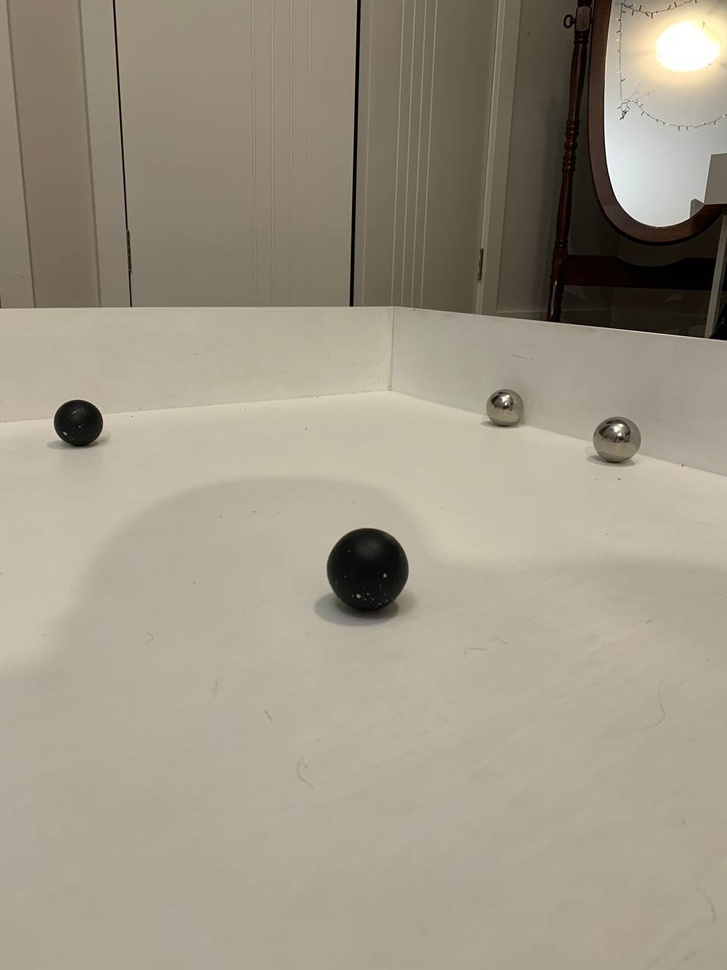
#> input picture Pashmam Code/Internationals 2022/blob.jpg, 727 x 970 px, shrunk from 960 x 1280 before the run, given in place of the camera
$ python circle.py
#> lines starting #> are read from the running program, lines starting #| are printed output that depends on the picture; after the words box and inside, x2 and y2 are one past the last pixel; in counts of white or black regions, pixels touching at a corner belong together; long printed decimals are rounded
from curses import raw
import cv2
import numpy as np
from time import sleep

cap = cv2.VideoCapture(0)

while True:
    _ , raw_image = cap.read()
#> raw_image is the input picture: shape (970, 727, 3); mean B, G, R 134.8, 150.5, 158.6
    raw_image = cv2.rotate(raw_image, cv2.ROTATE_90_CLOCKWISE)
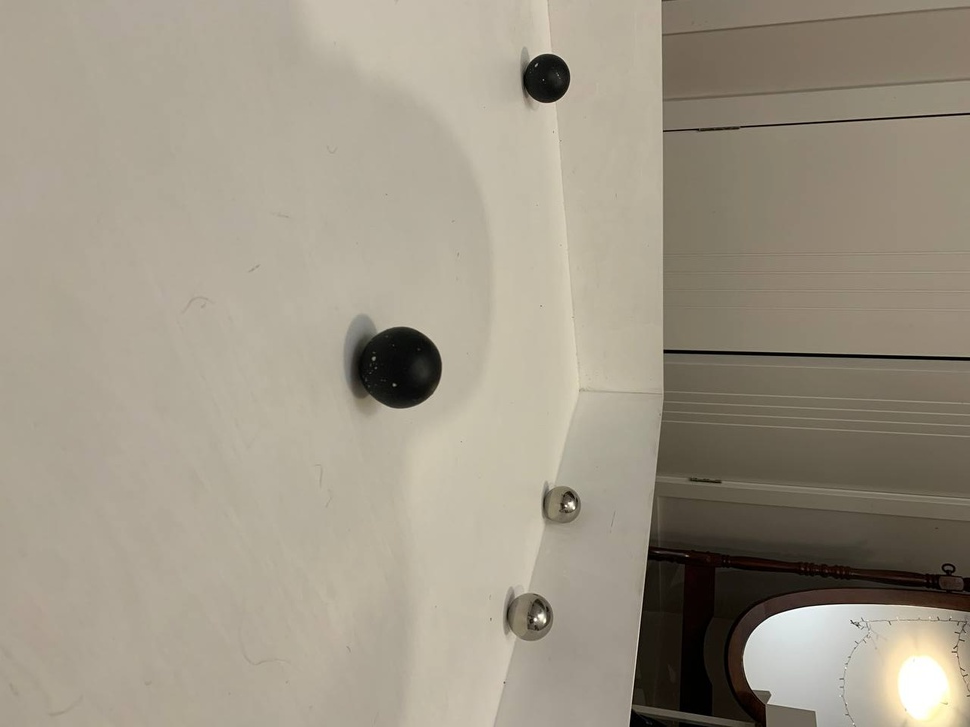
#> raw_image: shape (727, 970, 3); mean B, G, R 134.8, 150.5, 158.6
    try:
        #blared = cv2.GaussianBlur(raw_image,(21,21),0)
            #adjusting the picture
        alpha =1.5
        beta = 50
        #raw_image = cv2. addWeighted(raw_image, alpha, np.zeros(raw_image.shape, raw_image.dtype), gamma=1.2, beta=beta)
        gray = cv2.cvtColor(raw_image, cv2.COLOR_RGB2GRAY)
        gray = cv2.medianBlur(gray, 9)
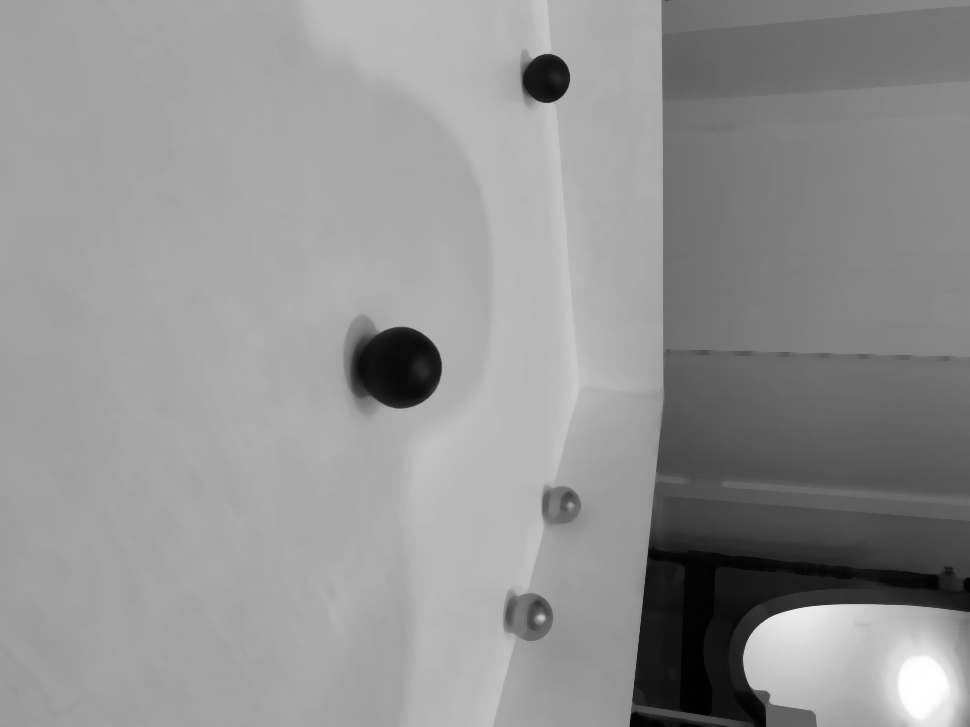
#> gray: shape (727, 970); min 1, max 255, mean 147
        cv2.imshow("gray",gray)
        circles = cv2.HoughCircles(gray, cv2.HOUGH_GRADIENT, 1, 20, param1=110, param2=28, minRadius=8, maxRadius=120)
#> circles = [[399.5, 367.5, 41], [794.5, 661.5, 51.5], [526.5, 617.5, 25.7], [545.5, 79.5, 22.7], [561.5, 504.5, 18.3]]
        detected_circles = np.round(circles[0,:]).astype("int")
#> detected_circles = [[400, 368, 41], [794, 662, 52], [526, 618, 26], [546, 80, 23], [562, 504, 18]]
        detected_circles = sorted(detected_circles , key = lambda v: [v[1], v[1]],reverse=True)
#> detected_circles = [[794, 662, 52], [526, 618, 26], [562, 504, 18], [400, 368, 41], [546, 80, 23]]
        print(detected_circles)
#| [array([794, 662,  52]), array([526, 618,  26]), array([562, 504,  18]), array([400, 368,  41]), array([546,  80,  23])]
        i = 0
        for (x, y ,r) in detected_circles:
            i+=1
            #print(y)
            cv2.circle(raw_image, (x, y), r, (0, 0, 0), 3)
            cv2.putText(raw_image, "#{}".format(i), (x , y), cv2.FONT_HERSHEY_SIMPLEX,1.0, (255, 255, 255), 2)
            aproximate_distance = 1 / (((2.6441*(10**-4))*y)-0.012871)
            print("dis ", aproximate_distance)
            print("Y Val ",y)
#> this loop made 5 passes
#> (x, y, r, aproximate_distance) on passes 1 to 5: (794, 662, 52, 6.17), (526, 618, 26, 6.64), (562, 504, 18, 8.31), (400, 368, 41, 11.84), (546, 80, 23, 120.7)
#| dis  6.166
#| Y Val  662
#| dis  6.643
#| Y Val  618
#| dis  8.306
#| Y Val  504
#| dis  11.844
#| Y Val  368
#| dis  120.747
#| Y Val  80
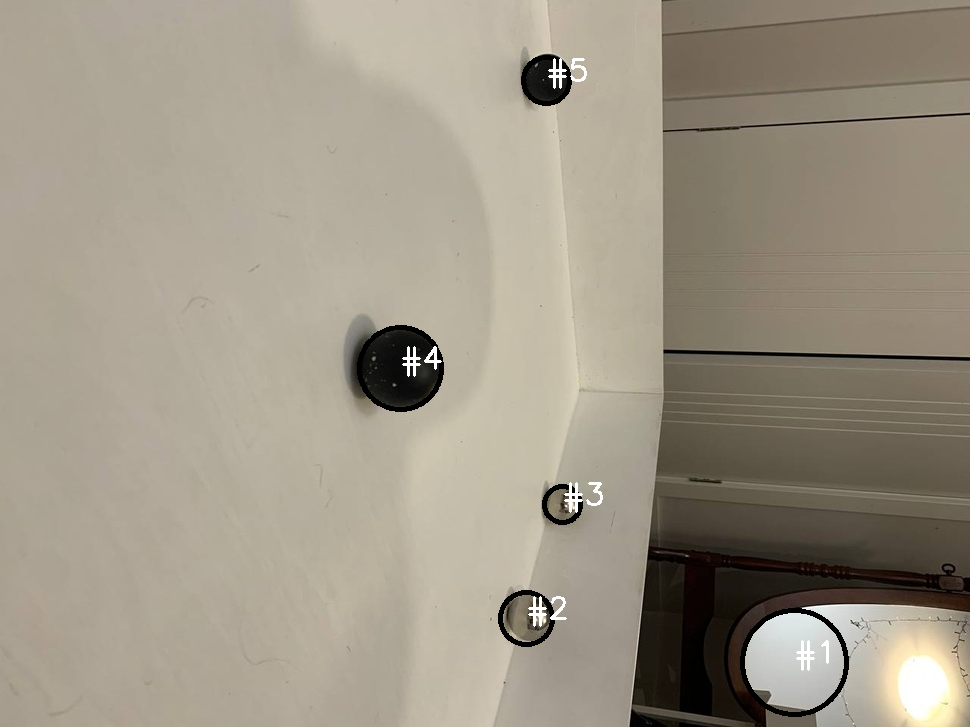
#> raw_image: shape (727, 970, 3); 0.97% of pixels changed, all inside (x1, y1, x2, y2) = (357, 55, 849, 717)
#> after the loop, i = 5


    except Exception as e:
        print("what the hell", e)

    cv2.imshow('output',raw_image)
    # Press Q on keyboard to  exit
    if cv2.waitKey(25) & 0xFF == ord('q'):
#> (key q is pressed here)
        break

cv2.waitKey(0)
cv2.destroyAllWindows()
